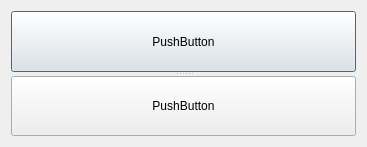
<?xml version="1.0" encoding="UTF-8"?>
<ui version="4.0">
 <class>Dialog</class>
 <widget class="QDialog" name="Dialog">
  <property name="geometry">
   <rect>
    <x>0</x>
    <y>0</y>
    <width>367</width>
    <height>147</height>
   </rect>
  </property>
  <property name="windowTitle">
   <string>Dialog</string>
  </property>
  <layout class="QVBoxLayout" name="verticalLayout">
   <item>
    <widget class="QSplitter" name="splitter">
     <property name="orientation">
      <enum>Qt::Vertical</enum>
     </property>
     <widget class="QPushButton" name="pushButton_2">
      <property name="text">
       <string>PushButton</string>
      </property>
     </widget>
     <widget class="QPushButton" name="pushButton">
      <property name="text">
       <string>PushButton</string>
      </property>
     </widget>
    </widget>
   </item>
  </layout>
 </widget>
 <resources/>
 <connections/>
</ui>
